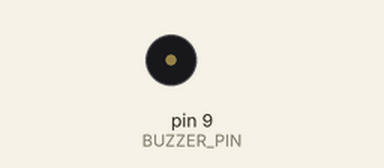
Bench run of a sketch on a simulated Arduino Uno, built with avr-gcc and run on an emulated ATmega328P. Shown: buzzer (waves = sounding).

Above: at 1.4 s.
At 5.37 s:
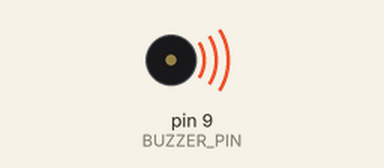
Timing chart, 0 to 5.7 s (numbered marks = the images above):
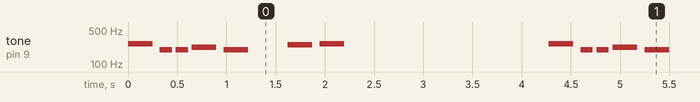

The sketch:

buzzer_melody.ino
```cpp
/*************************************************
 * Buzzer Melody Example
 *
 * Author: James Saunders
 *************************************************/

#include "midiNote2Frequency.h"

#define BUZZER_PIN 9

// Notes in the melody.
int melody[] = {FREQ_C4, FREQ_G3, FREQ_G3, FREQ_A3, FREQ_G3, NULL, FREQ_B3, FREQ_C4};

// Note durations (4 = quarter note, 8 = eighth note etc).
int noteDurations[] = {4, 8, 8, 4, 4, 4, 4, 4};

void setup() {
}

void loop() {
  // Iterate over the notes of the melody.
  for (int thisNote = 0; thisNote < 8; thisNote++) {

    // To calculate the note duration, take one second divided by the note type.
    // e.g quarter note = 1000 / 4, eighth note = 1000/8 etc.
    int noteDuration = 1000 / noteDurations[thisNote];

    tone(BUZZER_PIN, melody[thisNote], noteDuration);

    // To distinguish the notes, set a minimum time between them.
    // The notes duration + 30% seems to work well.
    int pauseBetweenNotes = noteDuration * 1.30;
    delay(pauseBetweenNotes);

    // Stop the note playing.
    noTone(BUZZER_PIN);
  }

  delay(2000);
}
```

midiNote2Frequency.h
```cpp
/*************************************************
 * MIDI Note to Frequency Map
 *
 * Author: James Saunders
 * Source: https://www.inspiredacoustics.com/en/MIDI_note_numbers_and_center_frequencies
 *************************************************/

#define MIDI_G9  127
#define MIDI_FS9 126
#define MIDI_F9  125
#define MIDI_E9  124
#define MIDI_DS9 123
#define MIDI_D9  122
#define MIDI_CS9 121
#define MIDI_C9  120
#define MIDI_B8  119
#define MIDI_AS8 118
#define MIDI_A8  117
#define MIDI_GS8 116
#define MIDI_G8  115
#define MIDI_FS8 114
#define MIDI_F8  113
#define MIDI_E8  112
#define MIDI_DS8 111
#define MIDI_D8  110
#define MIDI_CS8 109
#define MIDI_C8  108
#define MIDI_B7  107
#define MIDI_AS7 106
#define MIDI_A7  105
#define MIDI_GS7 104
#define MIDI_G7  103
#define MIDI_FS7 102
#define MIDI_F7  101
#define MIDI_E7  100
#define MIDI_DS7 99
#define MIDI_D7  98
#define MIDI_CS7 97
#define MIDI_C7  96
#define MIDI_B6  95
#define MIDI_AS6 94
#define MIDI_A6  93
#define MIDI_GS6 92
#define MIDI_G6  91
#define MIDI_FS6 90
#define MIDI_F6  89
#define MIDI_E6  88
#define MIDI_DS6 87
#define MIDI_D6  86
#define MIDI_CS6 85
#define MIDI_C6  84
#define MIDI_B5  83
#define MIDI_AS5 82
#define MIDI_A5  81
#define MIDI_GS5 80
#define MIDI_G5  79
#define MIDI_FS5 78
#define MIDI_F5  77
#define MIDI_E5  76
#define MIDI_DS5 75
#define MIDI_D5  74
#define MIDI_CS5 73
#define MIDI_C5  72
#define MIDI_B4  71
#define MIDI_AS4 70
#define MIDI_A4  69
#define MIDI_GS4 68
#define MIDI_G4  67
#define MIDI_FS4 66
#define MIDI_F4  65
#define MIDI_E4  64
#define MIDI_DS4 63
#define MIDI_D4  62
#define MIDI_CS4 61
#define MIDI_C4  60
#define MIDI_B3  59
#define MIDI_AS3 58
#define MIDI_A3  57
#define MIDI_GS3 56
#define MIDI_G3  55
#define MIDI_FS3 54
#define MIDI_F3  53
#define MIDI_E3  52
#define MIDI_DS3 51
#define MIDI_D3  50
#define MIDI_CS3 49
#define MIDI_C3  48
#define MIDI_B2  47
#define MIDI_AS2 46
#define MIDI_A2  45
#define MIDI_GS2 44
#define MIDI_G2  43
#define MIDI_FS2 42
#define MIDI_F2  41
#define MIDI_E2  40
#define MIDI_DS2 39
#define MIDI_D2  38
#define MIDI_CS2 37
#define MIDI_C2  36
#define MIDI_B1  35
#define MIDI_AS1 34
#define MIDI_A1  33
#define MIDI_GS1 32
#define MIDI_G1  31
#define MIDI_FS1 30
#define MIDI_F1  29
#define MIDI_E1  28
#define MIDI_DS1 27
#define MIDI_D1  26
#define MIDI_CS1 25
#define MIDI_C1  24
#define MIDI_B0  23
#define MIDI_AS0 22
#define MIDI_A0  21

#define FREQ_G9  12543
#define FREQ_FS9 11839
#define FREQ_F9  11175
#define FREQ_E9  10548
#define FREQ_DS9 9956
#define FREQ_D9  9397
#define FREQ_CS9 8869
#define FREQ_C9  8372
#define FREQ_B8  7902
#define FREQ_AS8 7458
#define FREQ_A8  7040
#define FREQ_GS8 6644
#define FREQ_G8  6271
#define FREQ_FS8 5919
#define FREQ_F8  5587
#define FREQ_E8  5274
#define FREQ_DS8 4978
#define FREQ_D8  4698
#define FREQ_CS8 4434
#define FREQ_C8  4186
#define FREQ_B7  3951
#define FREQ_AS7 3729
#define FREQ_A7  3520
#define FREQ_GS7 3322
#define FREQ_G7  3135
#define FREQ_FS7 2959
#define FREQ_F7  2793
#define FREQ_E7  2637
#define FREQ_DS7 2489
#define FREQ_D7  2349
#define FREQ_CS7 2217
#define FREQ_C7  2093
#define FREQ_B6  1975
#define FREQ_AS6 1864
#define FREQ_A6  1760
#define FREQ_GS6 1661
#define FREQ_G6  1567
#define FREQ_FS6 1479
#define FREQ_F6  1396
#define FREQ_E6  1318
#define FREQ_DS6 1244
#define FREQ_D6  1174
#define FREQ_CS6 1108
#define FREQ_C6  1046
#define FREQ_B5  987
#define FREQ_AS5 932
#define FREQ_A5  880
#define FREQ_GS5 830
#define FREQ_G5  783
#define FREQ_FS5 739
#define FREQ_F5  698
#define FREQ_E5  659
#define FREQ_DS5 622
#define FREQ_D5  587
#define FREQ_CS5 554
#define FREQ_C5  523
#define FREQ_B4  493
#define FREQ_AS4 466
#define FREQ_A4  440
#define FREQ_GS4 415
#define FREQ_G4  392
#define FREQ_FS4 369
#define FREQ_F4  349
#define FREQ_E4  329
#define FREQ_DS4 311
#define FREQ_D4  293
#define FREQ_CS4 277
#define FREQ_C4  261
#define FREQ_B3  246
#define FREQ_AS3 233
#define FREQ_A3  220
#define FREQ_GS3 207
#define FREQ_G3  196
#define FREQ_FS3 185
#define FREQ_F3  174
#define FREQ_E3  164
#define FREQ_DS3 155
#define FREQ_D3  146
#define FREQ_CS3 138
#define FREQ_C3  130
#define FREQ_B2  123
#define FREQ_AS2 116
#define FREQ_A2  110
#define FREQ_GS2 103
#define FREQ_G2  98
#define FREQ_FS2 92
#define FREQ_F2  87
#define FREQ_E2  82
#define FREQ_DS2 77
#define FREQ_D2  73
#define FREQ_CS2 69
#define FREQ_C2  65
#define FREQ_B1  61
#define FREQ_AS1 58
#define FREQ_A1  55
#define FREQ_GS1 51
#define FREQ_G1  49
#define FREQ_FS1 46
#define FREQ_F1  43
#define FREQ_E1  41
#define FREQ_DS1 38
#define FREQ_D1  36
#define FREQ_CS1 34
#define FREQ_C1  32
#define FREQ_B0  30
#define FREQ_AS0 29
#define FREQ_A0  27

typedef struct {
  int midiNote;
  int frequency;
} MidiNotes;

#define NUM_NOTES 107

MidiNotes noteLookup[NUM_NOTES] = {
    {MIDI_G9,  FREQ_G9},
    {MIDI_FS9, FREQ_FS9},
    {MIDI_F9,  FREQ_F9},
    {MIDI_E9,  FREQ_E9},
    {MIDI_DS9, FREQ_DS9},
    {MIDI_D9,  FREQ_D9},
    {MIDI_CS9, FREQ_CS9},
    {MIDI_C9,  FREQ_C9},
    {MIDI_B8,  FREQ_B8},
    {MIDI_AS8, FREQ_AS8},
    {MIDI_A8,  FREQ_A8},
    {MIDI_GS8, FREQ_GS8},
    {MIDI_G8,  FREQ_G8},
    {MIDI_FS8, FREQ_FS8},
    {MIDI_F8,  FREQ_F8},
    {MIDI_E8,  FREQ_E8},
    {MIDI_DS8, FREQ_DS8},
    {MIDI_D8,  FREQ_D8},
    {MIDI_CS8, FREQ_CS8},
    {MIDI_C8,  FREQ_C8},
    {MIDI_B7,  FREQ_B7},
    {MIDI_AS7, FREQ_AS7},
    {MIDI_A7,  FREQ_A7},
    {MIDI_GS7, FREQ_GS7},
    {MIDI_G7,  FREQ_G7},
    {MIDI_FS7, FREQ_FS7},
    {MIDI_F7,  FREQ_F7},
    {MIDI_E7,  FREQ_E7},
    {MIDI_DS7, FREQ_DS7},
    {MIDI_D7,  FREQ_D7},
    {MIDI_CS7, FREQ_CS7},
    {MIDI_C7,  FREQ_C7},
    {MIDI_B6,  FREQ_B6},
    {MIDI_AS6, FREQ_AS6},
    {MIDI_A6,  FREQ_A6},
    {MIDI_GS6, FREQ_GS6},
    {MIDI_G6,  FREQ_G6},
    {MIDI_FS6, FREQ_FS6},
    {MIDI_F6,  FREQ_F6},
    {MIDI_E6,  FREQ_E6},
    {MIDI_DS6, FREQ_DS6},
    {MIDI_D6,  FREQ_D6},
    {MIDI_CS6, FREQ_CS6},
    {MIDI_C6,  FREQ_C6},
    {MIDI_B5,  FREQ_B5},
    {MIDI_AS5, FREQ_AS5},
    {MIDI_A5,  FREQ_A5},
    {MIDI_GS5, FREQ_GS5},
    {MIDI_G5,  FREQ_G5},
    {MIDI_FS5, FREQ_FS5},
    {MIDI_F5,  FREQ_F5},
    {MIDI_E5,  FREQ_E5},
    {MIDI_DS5, FREQ_DS5},
    {MIDI_D5,  FREQ_D5},
    {MIDI_CS5, FREQ_CS5},
    {MIDI_C5,  FREQ_C5},
    {MIDI_B4,  FREQ_B4},
    {MIDI_AS4, FREQ_AS4},
    {MIDI_A4,  FREQ_A4},
    {MIDI_GS4, FREQ_GS4},
    {MIDI_G4,  FREQ_G4},
    {MIDI_FS4, FREQ_FS4},
    {MIDI_F4,  FREQ_F4},
    {MIDI_E4,  FREQ_E4},
    {MIDI_DS4, FREQ_DS4},
    {MIDI_D4,  FREQ_D4},
    {MIDI_CS4, FREQ_CS4},
    {MIDI_C4,  FREQ_C4},
    {MIDI_B3,  FREQ_B3},
    {MIDI_AS3, FREQ_AS3},
    {MIDI_A3,  FREQ_A3},
    {MIDI_GS3, FREQ_GS3},
    {MIDI_G3,  FREQ_G3},
    {MIDI_FS3, FREQ_FS3},
    {MIDI_F3,  FREQ_F3},
    {MIDI_E3,  FREQ_E3},
    {MIDI_DS3, FREQ_DS3},
    {MIDI_D3,  FREQ_D3},
    {MIDI_CS3, FREQ_CS3},
    {MIDI_C3,  FREQ_C3},
    {MIDI_B2,  FREQ_B2},
    {MIDI_AS2, FREQ_AS2},
    {MIDI_A2,  FREQ_A2},
    {MIDI_GS2, FREQ_GS2},
    {MIDI_G2,  FREQ_G2},
    {MIDI_FS2, FREQ_FS2},
    {MIDI_F2,  FREQ_F2},
    {MIDI_E2,  FREQ_E2},
    {MIDI_DS2, FREQ_DS2},
    {MIDI_D2,  FREQ_D2},
    {MIDI_CS2, FREQ_CS2},
    {MIDI_C2,  FREQ_C2},
    {MIDI_B1,  FREQ_B1},
    {MIDI_AS1, FREQ_AS1},
    {MIDI_A1,  FREQ_A1},
    {MIDI_GS1, FREQ_GS1},
    {MIDI_G1,  FREQ_G1},
    {MIDI_FS1, FREQ_FS1},
    {MIDI_F1,  FREQ_F1},
    {MIDI_E1,  FREQ_E1},
    {MIDI_DS1, FREQ_DS1},
    {MIDI_D1,  FREQ_D1},
    {MIDI_CS1, FREQ_CS1},
    {MIDI_C1,  FREQ_C1},
    {MIDI_B0,  FREQ_B0},
    {MIDI_AS0, FREQ_AS0},
    {MIDI_A0,  FREQ_A0}
};

int freqFromMidiNote(int midiNote) {
  for (int i = 0; i < NUM_NOTES; i++) {
    if (noteLookup[i].midiNote == midiNote) {
      return noteLookup[i].frequency;
    }
  }

  return 0;
}
```

Measured:
- by itself, tone on pin 9 (BUZZER_PIN): repeats every 4.3 s: silent 0.08 s, 2 × (196 Hz 0.13 s, silent 0.04 s), 220 Hz 0.25 s, silent 0.08 s, 196 Hz 0.25 s, silent 0.40 s, 246 Hz 0.25 s, silent 0.08 s, 261 Hz 0.25 s, silent 2.1 s, 261 Hz 0.25 s
